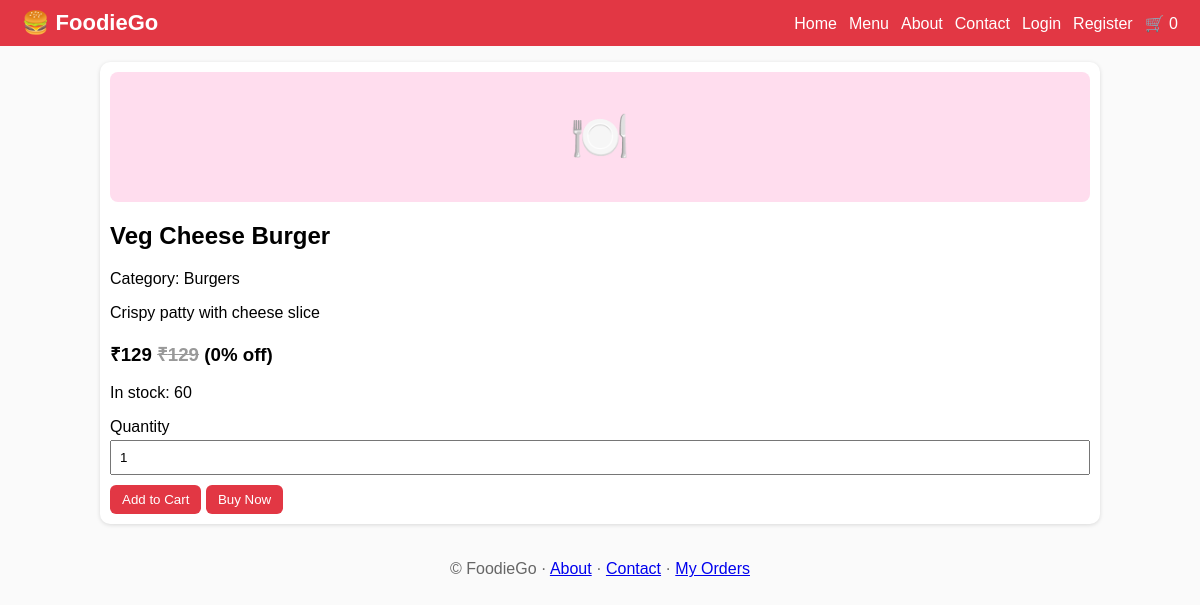
The app's page /product.php?id=3 with its own data.
### tables this page shows
CREATE TABLE products(id INT AUTO_INCREMENT PRIMARY KEY,category_id INT,name VARCHAR(150),image VARCHAR(255),price DECIMAL(10,2),discount DECIMAL(5,2) DEFAULT 0,description TEXT,stock INT DEFAULT 0,status TINYINT DEFAULT 1,featured TINYINT DEFAULT 0,created_at TIMESTAMP DEFAULT CURRENT_TIMESTAMP);

CREATE TABLE categories(id INT AUTO_INCREMENT PRIMARY KEY,name VARCHAR(100),image VARCHAR(255),description TEXT,status TINYINT DEFAULT 1);

### product.php (the view)
<?php require'inc.php';head('Dish');$p=row("SELECT p.*,c.name cat FROM products p JOIN categories c ON c.id=p.category_id WHERE p.id=?",'i',(int)($_GET['id']??0));
if(!$p)echo"Not found";else{echo"<div class=card>".img($p['image'])."<h2>".e($p['name'])."</h2><p>Category: ".e($p['cat'])."</p><p>".e($p['description'])."</p><h3>₹".number_format(price($p))." <span class=old>₹".number_format($p['price'])."</span> (".(float)$p['discount']."% off)</h3><p>".($p['stock']>0?"In stock: {$p['stock']}":"Out of stock")."</p>";
if($p['stock']>0)echo"<form method=post action=cart.php><input type=hidden name=add value={$p['id']}>Quantity<input type=number name=qty value=1 min=1 max={$p['stock']}><button>Add to Cart</button> <button name=buy value=1>Buy Now</button></form>";echo"</div>";}foot();

### records on screen
products: name "Veg Cheese Burger", category.name "Burgers", description "Crispy patty with cheese slice", price($p) "129", price "129", discount "0", stock "60"

### other values on screen
$c "0"
